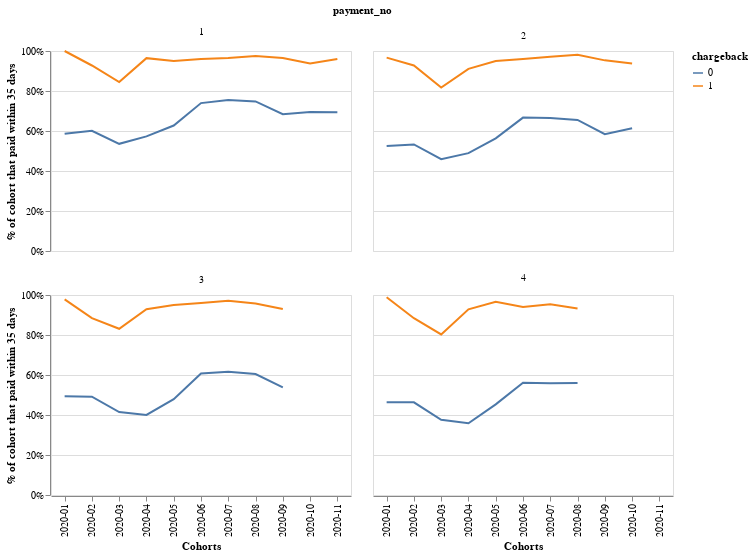

Notebook source saved alongside this figure:
### Code cell
df = pd.read_csv("cashbacks.csv", compression="gzip")
charges = pd.read_csv("charges.csv", compression="gzip")

df["chargeback"] = 1
df = df.groupby(["user_id"])["chargeback"].max().reset_index()

charges = charges.merge(df, on=["user_id"], how="left").fillna(0)

charges["cohort"] = charges["cohort"].astype(str).str.slice(stop=7)


charges.loc[charges["days_delay"] >= 35, "paid"] = False

charges = (
    charges.groupby(["cohort", "payment_no", "chargeback"])["paid"]
    .agg("mean")
    .reset_index()
)

alt.Chart(charges.loc[charges["payment_no"] <= 4, :]).mark_line().encode(
    x=alt.X("cohort:N", axis=alt.Axis(title="Cohorts")),
    y=alt.Y(
        "paid:Q",
        axis=alt.Axis(format="%", title="% of cohort that paid within 35 days"),
    ),
    color="chargeback:N",
).properties(
    width=300, height=200, title="% of cohort (x-axis) that received cashback"
).facet(
    facet="payment_no", columns=2
)

### Figure 1 — Vega-Lite specification as saved in the notebook (floating-point values rounded to 4 significant figures)
{"config": {"view": {"continuousWidth": 400, "continuousHeight": 300}}, "data": {"name": "data-38b236e9b6618b8ed5b7bb82bb6a28f9"}, "facet": {"type": "quantitative", "field": "payment_no"}, "spec": {"mark": "line", "encoding": {"color": {"type": "nominal", "field": "chargeback"}, "x": {"type": "nominal", "axis": {"title": "Cohorts"}, "field": "cohort"}, "y": {"type": "quantitative", "axis": {"format": "%", "title": "% of cohort that paid within 35 days"}, "field": "paid"}}, "height": 200, "title": "% of cohort (x-axis) that received cashback", "width": 300}, "columns": 2, "$schema": "https://vega.github.io/schema/vega-lite/v4.8.1.json", "datasets": {"data-38b236e9b6618b8ed5b7bb82bb6a28f9": [{"cohort": "2020-01", "payment_no": 1, "chargeback": 0.0, "paid": 0.5861}, {"cohort": "2020-01", "payment_no": 1, "chargeback": 1.0, "paid": 1.0}, {"cohort": "2020-01", "payment_no": 2, "chargeback": 0.0, "paid": 0.5246}, {"cohort": "2020-01", "payment_no": 2, "chargeback": 1.0, "paid": 0.967}, {"cohort": "2020-01", "payment_no": 3, "chargeback": 0.0, "paid": 0.4942}, {"cohort": "2020-01", "payment_no": 3, "chargeback": 1.0, "paid": 0.978}, {"cohort": "2020-01", "payment_no": 4, "chargeback": 0.0, "paid": 0.4638}, {"cohort": "2020-01", "payment_no": 4, "chargeback": 1.0, "paid": 0.989}, {"cohort": "2020-02", "payment_no": 1, "chargeback": 0.0, "paid": 0.6011}, {"cohort": "2020-02", "payment_no": 1, "chargeback": 1.0, "paid": 0.9275}, {"cohort": "2020-02", "payment_no": 2, "chargeback": 0.0, "paid": 0.5328}, {"cohort": "2020-02", "payment_no": 2, "chargeback": 1.0, "paid": 0.9275}, {"cohort": "2020-02", "payment_no": 3, "chargeback": 0.0, "paid": 0.4916}, {"cohort": "2020-02", "payment_no": 3, "chargeback": 1.0, "paid": 0.8841}, {"cohort": "2020-02", "payment_no": 4, "chargeback": 0.0, "paid": 0.4635}, {"cohort": "2020-02", "payment_no": 4, "chargeback": 1.0, "paid": 0.8841}, {"cohort": "2020-03", "payment_no": 1, "chargeback": 0.0, "paid": 0.5358}, {"cohort": "2020-03", "payment_no": 1, "chargeback": 1.0, "paid": 0.8451}, {"cohort": "2020-03", "payment_no": 2, "chargeback": 0.0, "paid": 0.4588}, {"cohort": "2020-03", "payment_no": 2, "chargeback": 1.0, "paid": 0.8169}, {"cohort": "2020-03", "payment_no": 3, "chargeback": 0.0, "paid": 0.4146}, {"cohort": "2020-03", "payment_no": 3, "chargeback": 1.0, "paid": 0.831}, {"cohort": "2020-03", "payment_no": 4, "chargeback": 0.0, "paid": 0.3758}, {"cohort": "2020-03", "payment_no": 4, "chargeback": 1.0, "paid": 0.8028}, {"cohort": "2020-04", "payment_no": 1, "chargeback": 0.0, "paid": 0.5729}, {"cohort": "2020-04", "payment_no": 1, "chargeback": 1.0, "paid": 0.9643}, {"cohort": "2020-04", "payment_no": 2, "chargeback": 0.0, "paid": 0.4893}, {"cohort": "2020-04", "payment_no": 2, "chargeback": 1.0, "paid": 0.9107}, {"cohort": "2020-04", "payment_no": 3, "chargeback": 0.0, "paid": 0.4006}, {"cohort": "2020-04", "payment_no": 3, "chargeback": 1.0, "paid": 0.9286}, {"cohort": "2020-04", "payment_no": 4, "chargeback": 0.0, "paid": 0.3588}, {"cohort": "2020-04", "payment_no": 4, "chargeback": 1.0, "paid": 0.9286}, {"cohort": "2020-05", "payment_no": 1, "chargeback": 0.0, "paid": 0.6273}, {"cohort": "2020-05", "payment_no": 1, "chargeback": 1.0, "paid": 0.95}, {"cohort": "2020-05", "payment_no": 2, "chargeback": 0.0, "paid": 0.5631}, {"cohort": "2020-05", "payment_no": 2, "chargeback": 1.0, "paid": 0.95}, {"cohort": "2020-05", "payment_no": 3, "chargeback": 0.0, "paid": 0.4794}, {"cohort": "2020-05", "payment_no": 3, "chargeback": 1.0, "paid": 0.95}, {"cohort": "2020-05", "payment_no": 4, "chargeback": 0.0, "paid": 0.453}, {"cohort": "2020-05", "payment_no": 4, "chargeback": 1.0, "paid": 0.9667}, {"cohort": "2020-06", "payment_no": 1, "chargeback": 0.0, "paid": 0.7395}, {"cohort": "2020-06", "payment_no": 1, "chargeback": 1.0, "paid": 0.96}, {"cohort": "2020-06", "payment_no": 2, "chargeback": 0.0, "paid": 0.667}, {"cohort": "2020-06", "payment_no": 2, "chargeback": 1.0, "paid": 0.96}, {"cohort": "2020-06", "payment_no": 3, "chargeback": 0.0, "paid": 0.6072}, {"cohort": "2020-06", "payment_no": 3, "chargeback": 1.0, "paid": 0.96}, {"cohort": "2020-06", "payment_no": 4, "chargeback": 0.0, "paid": 0.5611}, {"cohort": "2020-06", "payment_no": 4, "chargeback": 1.0, "paid": 0.94}, {"cohort": "2020-07", "payment_no": 1, "chargeback": 0.0, "paid": 0.7553}, {"cohort": "2020-07", "payment_no": 1, "chargeback": 1.0, "paid": 0.9653}, {"cohort": "2020-07", "payment_no": 2, "chargeback": 0.0, "paid": 0.665}, {"cohort": "2020-07", "payment_no": 2, "chargeback": 1.0, "paid": 0.9711}, {"cohort": "2020-07", "payment_no": 3, "chargeback": 0.0, "paid": 0.6165}, {"cohort": "2020-07", "payment_no": 3, "chargeback": 1.0, "paid": 0.9711}, {"cohort": "2020-07", "payment_no": 4, "chargeback": 0.0, "paid": 0.5591}, {"cohort": "2020-07", "payment_no": 4, "chargeback": 1.0, "paid": 0.9538}, {"cohort": "2020-08", "payment_no": 1, "chargeback": 0.0, "paid": 0.7478}, {"cohort": "2020-08", "payment_no": 1, "chargeback": 1.0, "paid": 0.9755}, {"cohort": "2020-08", "payment_no": 2, "chargeback": 0.0, "paid": 0.6553}, {"cohort": "2020-08", "payment_no": 2, "chargeback": 1.0, "paid": 0.9816}, {"cohort": "2020-08", "payment_no": 3, "chargeback": 0.0, "paid": 0.6047}, {"cohort": "2020-08", "payment_no": 3, "chargeback": 1.0, "paid": 0.9571}, {"cohort": "2020-08", "payment_no": 4, "chargeback": 0.0, "paid": 0.5602}, {"cohort": "2020-08", "payment_no": 4, "chargeback": 1.0, "paid": 0.9325}, {"cohort": "2020-09", "payment_no": 1, "chargeback": 0.0, "paid": 0.6844}, {"cohort": "2020-09", "payment_no": 1, "chargeback": 1.0, "paid": 0.9649}, {"cohort": "2020-09", "payment_no": 2, "chargeback": 0.0, "paid": 0.5843}, {"cohort": "2020-09", "payment_no": 2, "chargeback": 1.0, "paid": 0.9532}, {"cohort": "2020-09", "payment_no": 3, "chargeback": 0.0, "paid": 0.5386}, {"cohort": "2020-09", "payment_no": 3, "chargeback": 1.0, "paid": 0.9298}, {"cohort": "2020-10", "payment_no": 1, "chargeback": 0.0, "paid": 0.695}, {"cohort": "2020-10", "payment_no": 1, "chargeback": 1.0, "paid": 0.9371}, {"cohort": "2020-10", "payment_no": 2, "chargeback": 0.0, "paid": 0.6137}, {"cohort": "2020-10", "payment_no": 2, "chargeback": 1.0, "paid": 0.9371}, {"cohort": "2020-11", "payment_no": 1, "chargeback": 0.0, "paid": 0.6935}, {"cohort": "2020-11", "payment_no": 1, "chargeback": 1.0, "paid": 0.9605}]}}
